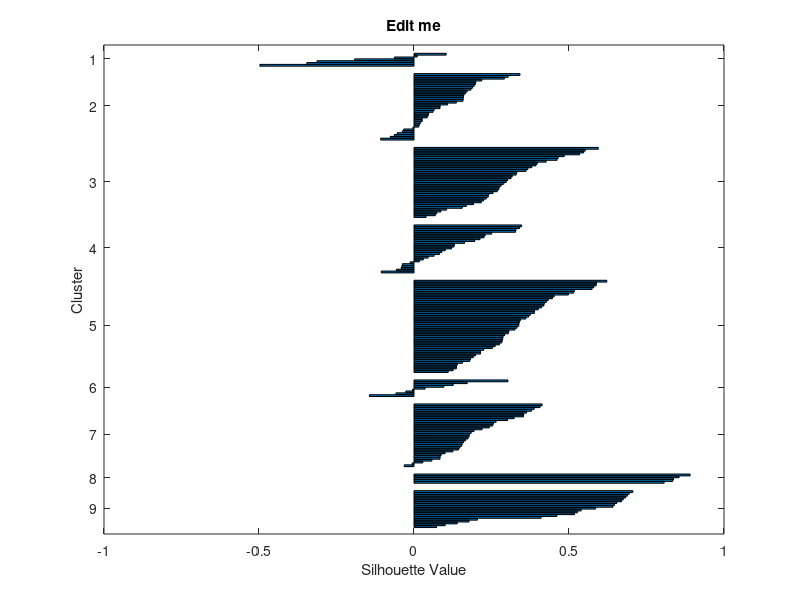

MATLAB code for this plot:
%1. load files
%2. run kmeans to get a column of groups (todo: design the kmeans)
%3. concatenate group with cnty_covid or cnty_census(better)
%note down additional work that we may need

load('COVIDbyCounty.mat');

[idx,C] = kmeans(CNTY_COVID, 9, 'Replicates', 20);

figure
silhouette(CNTY_COVID, idx);
title('Edit me');

%%
CNTY_COVID_d = diff(CNTY_COVID')';
CNTY_COVID_dd = diff(CNTY_COVID_d')';
idx_CNTY_COVID_dd = [idx,CNTY_COVID_dd];
sidx_CNTY_COVID_dd = sortrows(idx_CNTY_COVID_dd,1);


%%
% put two vectors together to be a table
%k2 = titles((idx5 == 2),:);
%s2 = s((idx5 == 2),:);
%ks2 = [k2,s2];
%sks2 = sortrows(ks2,2);

Region_1 = CNTY_COVID(1:25,:);
Region_2 = CNTY_COVID(26:50,:);
Region_3 = CNTY_COVID(51:75,:);
Region_4 = CNTY_COVID(76:100,:);
Region_5 = CNTY_COVID(101:125,:);
Region_6 = CNTY_COVID(126:150,:);
Region_7 = CNTY_COVID(151:175,:);
Region_8 = CNTY_COVID(176:200,:);
Region_9 = CNTY_COVID(201:225,:);

New_England = Region_1;
Middle_Atlantic = Region_2;
East_North_Central = Region_3;
West_North_Central = Region_4;
South_Atlantic = Region_5;
East_South_Central = Region_6;
West_South_Central = Region_7;
Mountain = Region_8;
Pacific = Region_9;

index_1_storage = zeros(225, 1);
x = 1;
for index = 1:225
    if idx(index) == 1
        index_1_storage(x, 1) = index;
        x = x+1;
    end
end    

% Centriod_1 = 

